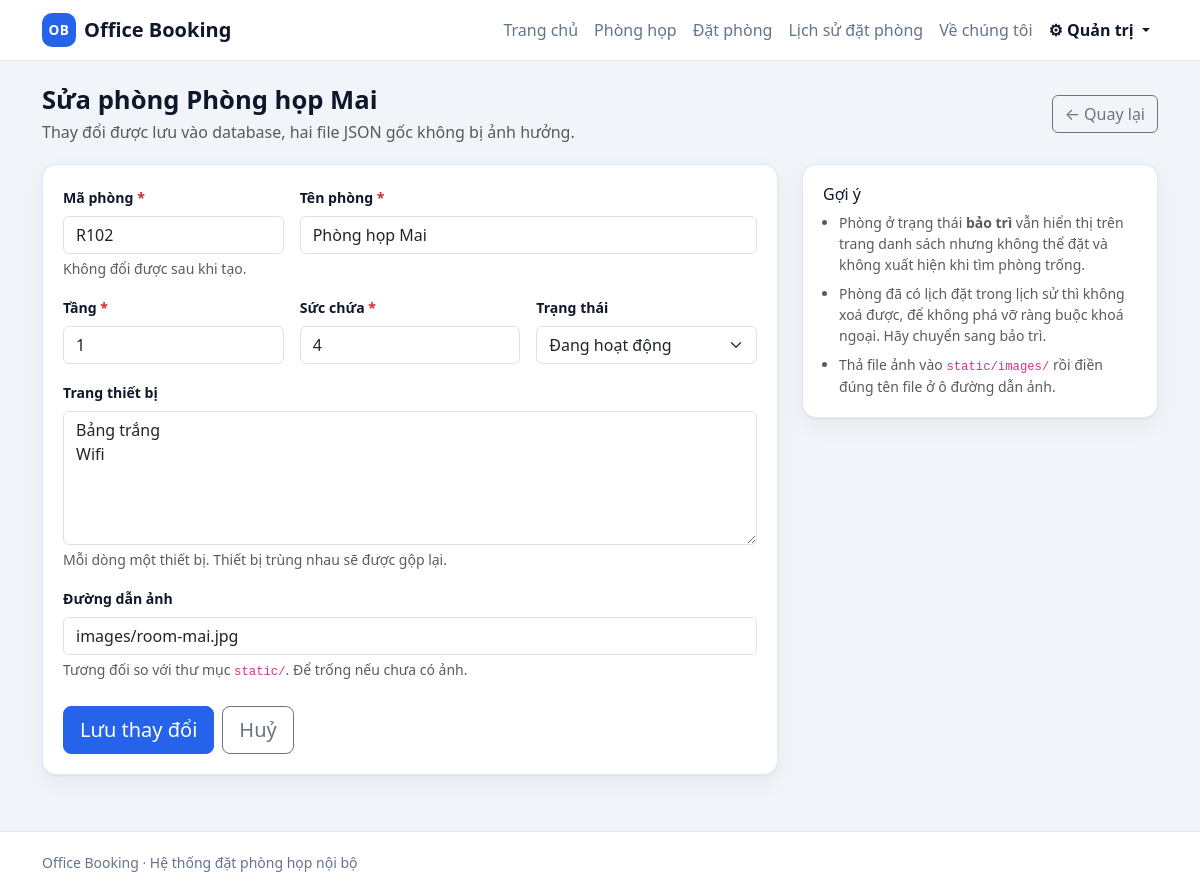
The app's page /admin/rooms/R102/edit (signed in) with its own data.
### tables this page shows
CREATE TABLE rooms (
    id        TEXT PRIMARY KEY,
    name      TEXT    NOT NULL,
    floor     INTEGER NOT NULL,
    capacity  INTEGER NOT NULL,
    equipment TEXT    NOT NULL DEFAULT '[]',
    image     TEXT,
    status    TEXT    NOT NULL DEFAULT 'active'
);

### app.py (the view, shortened to what this page needs)
@app.route("/admin/rooms/<room_id>/edit", methods=["GET", "POST"])
@admin_required
def admin_room_edit(room_id):
    room = services.get_room(room_id)
    if room is None:
        abort(404)
    form = _room_form_from(room)
    errors = {}
    return render_template(
        "admin/room_form.html", form=form, errors=errors, mode="edit", room=room,
        upcoming_count=services.count_room_bookings(room_id, only_upcoming=True),
    )

### app.py (called while the page is built)
@app.context_processor
def inject_globals():
    return {
        "today": date_cls.today().isoformat(),
        "app_name": "Office Booking",
        "is_admin": session.get("is_admin", False),
        "current_user": session.get("user"),
        "csrf_token": _csrf_token,
        "booking_min_time": f"{services.BOOKING_MIN_HOUR:02d}:00",
        "booking_max_time": f"{services.BOOKING_MAX_HOUR:02d}:00",
    }

def _csrf_token():
    if "csrf_token" not in session:
        session["csrf_token"] = secrets.token_urlsafe(32)
    return session["csrf_token"]

def admin_required(view):
    @wraps(view)
    def wrapper(*args, **kwargs):
        if not session.get("is_admin"):
            flash("Vui lòng đăng nhập để vào trang quản trị.", "error")
            return redirect(url_for("admin_login", next=request.path))
        if request.method == "POST":
            _check_csrf()
        return view(*args, **kwargs)
    return wrapper

def _room_form_from(room):
    if room is None:
        return {"id": "", "name": "", "floor": "", "capacity": "",
                "equipment": "", "image": "", "status": "active"}
    return {
        "id": room["id"],
        "name": room["name"],
        "floor": room["floor"],
        "capacity": room["capacity"],
        "equipment": "\n".join(room["equipment"]),
        "image": room["image"] or "",
        "status": room["status"],
    }

### database.py (called while the page is built)
def get_connection():
    conn = sqlite3.connect(DB_PATH, timeout=10)
    conn.row_factory = sqlite3.Row
    conn.execute("PRAGMA foreign_keys = ON")
    return conn

### services.py (called while the page is built)
def room_to_dict(row):
    try:
        equipment = json.loads(row["equipment"] or "[]")
    except (TypeError, ValueError):
        equipment = []
    return {
        "id": row["id"],
        "name": row["name"],
        "floor": row["floor"],
        "capacity": row["capacity"],
        "equipment": equipment,
        "image": row["image"],
        "status": row["status"],
        "status_label": STATUS_LABELS.get(row["status"], row["status"]),
        "bookable": row["status"] == "active",
    }

def get_room(room_id, conn=None):
    own = conn is None
    conn = conn or get_connection()
    try:
        row = conn.execute("SELECT * FROM rooms WHERE id = ?", (room_id,)).fetchone()
        return room_to_dict(row) if row else None
    finally:
        if own:
            conn.close()

### templates/admin/room_form.html (shortened to what this page needs)
{% extends "base.html" %}
{% block content %}
<div class="page-head">
  <div>
    <h1>{{ 'Thêm phòng họp' if mode == 'new' else 'Sửa phòng ' ~ room.name }}</h1>
    <p class="text-muted mb-0">
      {{ 'Phòng mới sẽ xuất hiện ngay trên trang danh sách phòng.'
         if mode == 'new' else 'Thay đổi được lưu vào database, hai file JSON gốc không bị ảnh hưởng.' }}
    </p>
  </div>
  <a class="btn btn-outline-secondary" href="{{ url_for('admin_dashboard') }}">← Quay lại</a>
</div>
<div class="row g-4">
  <div class="col-12 col-lg-8">
    <section class="panel">
      <form method="post" novalidate>
        <div class="row g-3">
          <div class="col-12 col-md-4">
            <label class="form-label" for="id">Mã phòng <span class="req">*</span></label>
            <input type="text" class="form-control {% if errors.id %}is-invalid{% endif %}"
                   id="id" name="id" value="{{ form.id }}" maxlength="20"
                   placeholder="vd: R401" {% if mode == 'edit' %}readonly{% endif %} required>
            <div class="form-text">
              {{ 'Không đổi được sau khi tạo.' if mode == 'edit' else 'Chữ, số, gạch ngang hoặc gạch dưới.' }}
            </div>
          </div>
          <div class="col-12 col-md-8">
            <label class="form-label" for="name">Tên phòng <span class="req">*</span></label>
            <input type="text" class="form-control {% if errors.name %}is-invalid{% endif %}"
                   id="name" name="name" value="{{ form.name }}" maxlength="100"
                   placeholder="vd: Phòng họp Hướng Dương" required>
          </div>
          <div class="col-6 col-md-4">
            <label class="form-label" for="floor">Tầng <span class="req">*</span></label>
            <input type="number" class="form-control {% if errors.floor %}is-invalid{% endif %}"
                   id="floor" name="floor" value="{{ form.floor }}" step="1" required>
          </div>
          <div class="col-6 col-md-4">
            <label class="form-label" for="capacity">Sức chứa <span class="req">*</span></label>
            <input type="number" class="form-control {% if errors.capacity %}is-invalid{% endif %}"
                   id="capacity" name="capacity" value="{{ form.capacity }}"
                   min="1" max="500" step="1" required>
          </div>
          <div class="col-12 col-md-4">
            <label class="form-label" for="status">Trạng thái</label>
            <select class="form-select {% if errors.status %}is-invalid{% endif %}"
                    id="status" name="status">
              <option value="active" {% if form.status == 'active' %}selected{% endif %}>Đang hoạt động</option>
            </select>
          </div>
          <div class="col-12">
            <label class="form-label" for="equipment">Trang thiết bị</label>
            <textarea class="form-control" id="equipment" name="equipment" rows="5"
                      placeholder="Mỗi thiết bị một dòng:&#10;Máy chiếu&#10;Bảng trắng&#10;Wifi">{{ form.equipment }}</textarea>
            <div class="form-text">Mỗi dòng một thiết bị. Thiết bị trùng nhau sẽ được gộp lại.</div>
          </div>
          <div class="col-12">
            <label class="form-label" for="image">Đường dẫn ảnh</label>
            <input type="text" class="form-control {% if errors.image %}is-invalid{% endif %}"
                   id="image" name="image" value="{{ form.image }}"
                   placeholder="images/room-abc.jpg">
            <div class="form-text">
              Tương đối so với thư mục <code>static/</code>. Để trống nếu chưa có ảnh.
            </div>
          </div>
        </div>
        <div class="d-flex gap-2 mt-4">
          <button type="submit" class="btn btn-primary btn-lg">
            {{ 'Thêm phòng' if mode == 'new' else 'Lưu thay đổi' }}
          </button>
          <a class="btn btn-outline-secondary btn-lg" href="{{ url_for('admin_dashboard') }}">Huỷ</a>
        </div>
      </form>
    </section>
  </div>
  <div class="col-12 col-lg-4">
    <section class="panel">
      <h2 class="h6">Gợi ý</h2>
      <ul class="small text-muted mb-0 ps-3">
        <li class="mb-2">Phòng ở trạng thái <strong>bảo trì</strong> vẫn hiển thị trên trang danh
          sách nhưng không thể đặt và không xuất hiện khi tìm phòng trống.</li>
        <li class="mb-2">Phòng đã có lịch đặt trong lịch sử thì không xoá được, để không phá vỡ
          ràng buộc khoá ngoại. Hãy chuyển sang bảo trì.</li>
        <li>Thả file ảnh vào <code>static/images/</code> rồi điền đúng tên file ở ô đường dẫn ảnh.</li>
      </ul>
    </section>
  </div>
</div>
{% endblock %}

### static/css/style.css (style rules this page uses)
:root { --ob-primary: #2563eb; --ob-primary-dark: #1d4ed8; --ob-ink: #0f172a; --ob-muted: #64748b; --ob-surface: #ffffff; --ob-bg: #f1f5f9; --ob-border: #e2e8f0; --ob-radius: 14px; --ob-shadow: 0 1px 2px rgba(15, 23, 42, .06), 0 8px 24px rgba(15, 23, 42, .05); }
body { background: var(--ob-bg); color: var(--ob-ink); font-family: system-ui, -apple-system, "Segoe UI", Roboto, "Helvetica Neue", Arial, sans-serif; display: flex; flex-direction: column; min-height: 100vh; }
.btn-primary { --bs-btn-bg: var(--ob-primary); --bs-btn-border-color: var(--ob-primary); --bs-btn-hover-bg: var(--ob-primary-dark); --bs-btn-hover-border-color: var(--ob-primary-dark); }
.page-head { display: flex; flex-wrap: wrap; gap: 1rem; align-items: center; justify-content: space-between; margin-bottom: 1.25rem; }
.page-head h1 { font-size: 1.6rem; font-weight: 700; margin-bottom: .25rem; }
.panel { background: var(--ob-surface); border: 1px solid var(--ob-border); border-radius: var(--ob-radius); box-shadow: var(--ob-shadow); padding: 1.25rem; }
.form-label { font-weight: 600; font-size: .88rem; }
.req { color: #dc2626; }

### records on screen
rooms: name "Sửa phòng Phòng họp Mai", id "R102", name "Phòng họp Mai", floor "1", capacity "4", status "Đang hoạt động", equipment "Bảng trắng Wifi", image "images/room-mai.jpg"

### other values on screen
{{ app_name }} "Office Booking"
{{ 'Thêm phòng' if mode == 'new' else 'Lưu thay đổi' }} "Lưu thay đổi"
